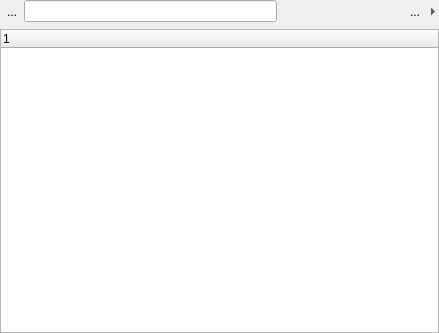
<?xml version="1.0" encoding="UTF-8"?>
<ui version="4.0">
 <class>Form</class>
 <widget class="QWidget" name="Form">
  <property name="geometry">
   <rect>
    <x>0</x>
    <y>0</y>
    <width>439</width>
    <height>333</height>
   </rect>
  </property>
  <property name="windowTitle">
   <string>Form</string>
  </property>
  <layout class="QGridLayout" name="gridLayout_4">
   <property name="horizontalSpacing">
    <number>0</number>
   </property>
   <property name="margin">
    <number>0</number>
   </property>
   <item row="0" column="0">
    <widget class="QWidget" name="uiControlsWGT" native="true">
     <layout class="QHBoxLayout" name="horizontalLayout">
      <property name="spacing">
       <number>0</number>
      </property>
      <property name="margin">
       <number>0</number>
      </property>
      <item>
       <widget class="QToolButton" name="uiRefreshBTN">
        <property name="toolTip">
         <string>Refresh Results</string>
        </property>
        <property name="text">
         <string>...</string>
        </property>
        <property name="icon">
         <iconset resource="../../../../../resources/projexui_default.qrc">
          <normaloff>:/default/img/refresh.png</normaloff>:/default/img/refresh.png</iconset>
        </property>
        <property name="autoRaise">
         <bool>true</bool>
        </property>
       </widget>
      </item>
      <item>
       <widget class="XLineEdit" name="uiSearchTXT">
        <property name="x_hint" stdset="0">
         <string>quick search</string>
        </property>
        <property name="x_icon" stdset="0">
         <iconset resource="../../../../../resources/projexui_default.qrc">
          <normaloff>:/default/img/search.png</normaloff>:/default/img/search.png</iconset>
        </property>
        <property name="x_cornerRadius" stdset="0">
         <number>8</number>
        </property>
       </widget>
      </item>
      <item>
       <widget class="XPopupButton" name="uiQueryBTN">
        <property name="toolTip">
         <string>Edit Advanced Query</string>
        </property>
        <property name="icon">
         <iconset resource="../../../../../resources/projexui_default.qrc">
          <normaloff>:/default/img/config.png</normaloff>:/default/img/config.png</iconset>
        </property>
        <property name="autoRaise">
         <bool>true</bool>
        </property>
       </widget>
      </item>
      <item>
       <spacer name="horizontalSpacer">
        <property name="orientation">
         <enum>Qt::Horizontal</enum>
        </property>
        <property name="sizeType">
         <enum>QSizePolicy::Fixed</enum>
        </property>
        <property name="sizeHint" stdset="0">
         <size>
          <width>6</width>
          <height>20</height>
         </size>
        </property>
       </spacer>
      </item>
      <item>
       <widget class="XActionGroupWidget" name="uiViewModeWGT">
        <property name="minimumSize">
         <size>
          <width>90</width>
          <height>20</height>
         </size>
        </property>
        <property name="maximumSize">
         <size>
          <width>90</width>
          <height>20</height>
         </size>
        </property>
       </widget>
      </item>
      <item>
       <spacer name="horizontalSpacer_2">
        <property name="orientation">
         <enum>Qt::Horizontal</enum>
        </property>
        <property name="sizeType">
         <enum>QSizePolicy::Fixed</enum>
        </property>
        <property name="sizeHint" stdset="0">
         <size>
          <width>6</width>
          <height>20</height>
         </size>
        </property>
       </spacer>
      </item>
      <item>
       <widget class="QToolButton" name="uiGroupBTN">
        <property name="toolTip">
         <string>Group Results</string>
        </property>
        <property name="text">
         <string>...</string>
        </property>
        <property name="icon">
         <iconset resource="../../../../../resources/projexui_default.qrc">
          <normaloff>:/default/img/group.png</normaloff>:/default/img/group.png</iconset>
        </property>
        <property name="checkable">
         <bool>true</bool>
        </property>
        <property name="autoRaise">
         <bool>true</bool>
        </property>
       </widget>
      </item>
      <item>
       <widget class="QToolButton" name="uiGroupOptionsBTN">
        <property name="maximumSize">
         <size>
          <width>12</width>
          <height>16777215</height>
         </size>
        </property>
        <property name="text">
         <string>...</string>
        </property>
        <property name="autoRaise">
         <bool>true</bool>
        </property>
        <property name="arrowType">
         <enum>Qt::RightArrow</enum>
        </property>
       </widget>
      </item>
     </layout>
    </widget>
   </item>
   <item row="1" column="0">
    <widget class="QStackedWidget" name="uiModeSTACK">
     <property name="currentIndex">
      <number>0</number>
     </property>
     <widget class="QWidget" name="page">
      <layout class="QGridLayout" name="gridLayout">
       <property name="margin">
        <number>0</number>
       </property>
       <property name="spacing">
        <number>0</number>
       </property>
       <item row="0" column="0">
        <widget class="XOrbTreeWidget" name="uiRecordsTREE">
         <property name="x_arrowStyle" stdset="0">
          <bool>true</bool>
         </property>
         <column>
          <property name="text">
           <string notr="true">1</string>
          </property>
         </column>
        </widget>
       </item>
      </layout>
     </widget>
     <widget class="QWidget" name="page_2">
      <layout class="QGridLayout" name="gridLayout_2">
       <property name="margin">
        <number>0</number>
       </property>
       <property name="spacing">
        <number>0</number>
       </property>
       <item row="0" column="0">
        <widget class="XTreeWidget" name="uiCardTREE">
         <property name="x_arrowStyle" stdset="0">
          <bool>true</bool>
         </property>
         <property name="x_showGrid" stdset="0">
          <bool>false</bool>
         </property>
         <attribute name="headerVisible">
          <bool>false</bool>
         </attribute>
         <column>
          <property name="text">
           <string notr="true">1</string>
          </property>
         </column>
        </widget>
       </item>
      </layout>
     </widget>
     <widget class="QWidget" name="page_3">
      <layout class="QGridLayout" name="gridLayout_3">
       <property name="margin">
        <number>0</number>
       </property>
       <property name="spacing">
        <number>0</number>
       </property>
       <item row="0" column="0">
        <widget class="QListWidget" name="uiThumbLIST">
         <property name="movement">
          <enum>QListView::Static</enum>
         </property>
         <property name="resizeMode">
          <enum>QListView::Adjust</enum>
         </property>
         <property name="spacing">
          <number>3</number>
         </property>
         <property name="viewMode">
          <enum>QListView::IconMode</enum>
         </property>
         <property name="selectionRectVisible">
          <bool>false</bool>
         </property>
        </widget>
       </item>
      </layout>
     </widget>
    </widget>
   </item>
  </layout>
  <action name="uiDetailsACT">
   <property name="checkable">
    <bool>true</bool>
   </property>
   <property name="checked">
    <bool>true</bool>
   </property>
   <property name="icon">
    <iconset resource="../../../../../resources/projexui_default.qrc">
     <normaloff>:/default/img/view_details.png</normaloff>:/default/img/view_details.png</iconset>
   </property>
   <property name="text">
    <string>View Details</string>
   </property>
   <property name="toolTip">
    <string>View Details</string>
   </property>
  </action>
  <action name="uiCardACT">
   <property name="checkable">
    <bool>true</bool>
   </property>
   <property name="icon">
    <iconset resource="../../../../../resources/projexui_default.qrc">
     <normaloff>:/default/img/view_card.png</normaloff>:/default/img/view_card.png</iconset>
   </property>
   <property name="text">
    <string>View Cards</string>
   </property>
   <property name="toolTip">
    <string>View Cards</string>
   </property>
  </action>
  <action name="uiThumbnailACT">
   <property name="checkable">
    <bool>true</bool>
   </property>
   <property name="icon">
    <iconset resource="../../../../../resources/projexui_default.qrc">
     <normaloff>:/default/img/view_thumbnail.png</normaloff>:/default/img/view_thumbnail.png</iconset>
   </property>
   <property name="text">
    <string>View Thumbnail</string>
   </property>
  </action>
  <action name="uiQueryACT">
   <property name="icon">
    <iconset resource="../../../../../resources/projexui_default.qrc">
     <normaloff>:/default/img/config.png</normaloff>:/default/img/config.png</iconset>
   </property>
   <property name="text">
    <string>Edit Query</string>
   </property>
   <property name="toolTip">
    <string>Edit Query</string>
   </property>
   <property name="shortcut">
    <string>Ctrl+F</string>
   </property>
  </action>
 </widget>
 <customwidgets>
  <customwidget>
   <class>XActionGroupWidget</class>
   <extends>QWidget</extends>
   <header>projexui.widgets.xactiongroupwidget</header>
  </customwidget>
  <customwidget>
   <class>XLineEdit</class>
   <extends>QLineEdit</extends>
   <header>projexui.widgets.xlineedit</header>
  </customwidget>
  <customwidget>
   <class>XOrbTreeWidget</class>
   <extends>XTreeWidget</extends>
   <header>projexui.widgets.xorbtreewidget</header>
  </customwidget>
  <customwidget>
   <class>XPopupButton</class>
   <extends>QToolButton</extends>
   <header>projexui.widgets.xpopupbutton</header>
  </customwidget>
  <customwidget>
   <class>XTreeWidget</class>
   <extends>QTreeWidget</extends>
   <header>projexui.widgets.xtreewidget</header>
  </customwidget>
 </customwidgets>
 <tabstops>
  <tabstop>uiSearchTXT</tabstop>
  <tabstop>uiQueryBTN</tabstop>
  <tabstop>uiGroupBTN</tabstop>
  <tabstop>uiRecordsTREE</tabstop>
 </tabstops>
 <resources>
  <include location="../../../../../resources/projexui_default.qrc"/>
 </resources>
 <connections/>
</ui>
